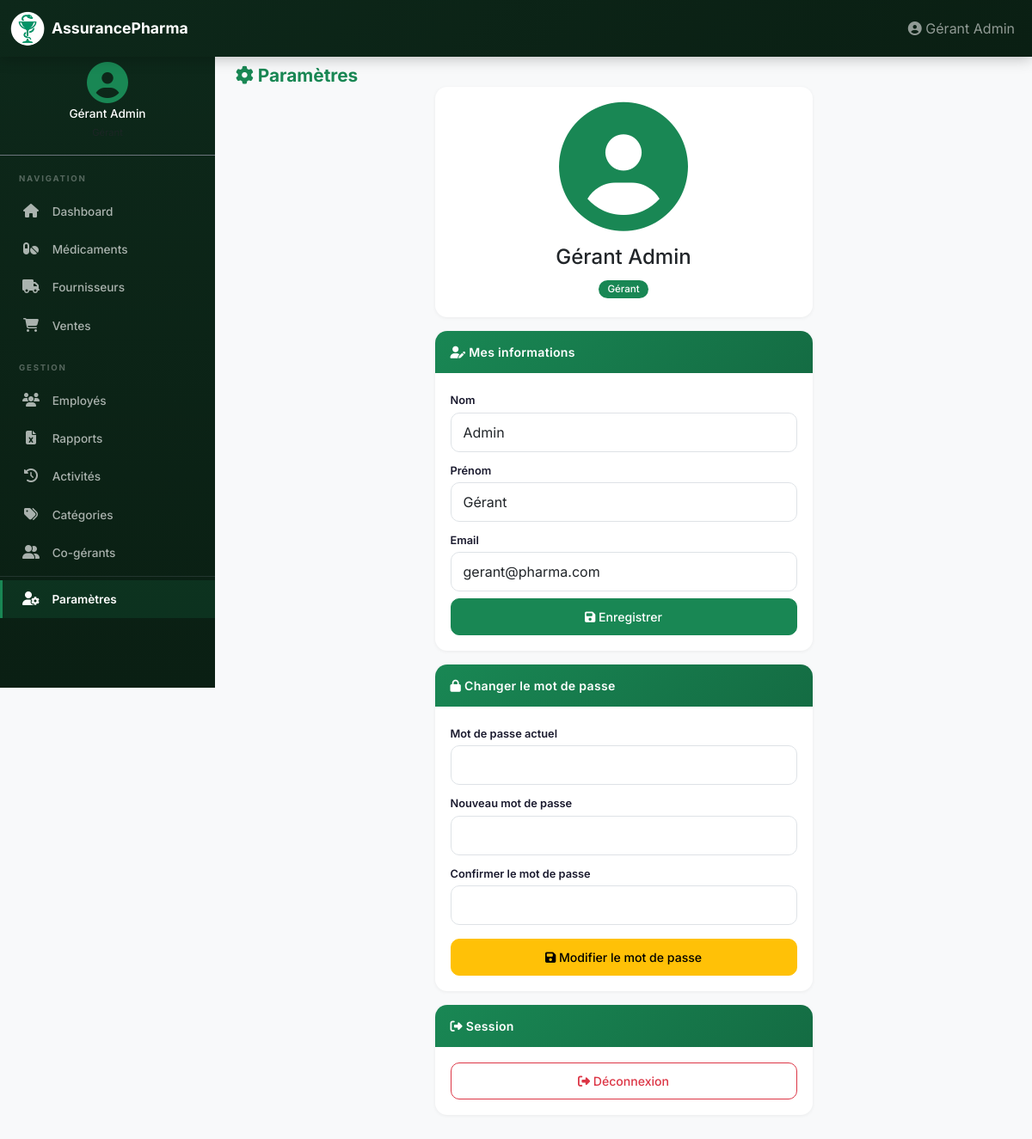
The app's page /profil (signed in) with its own data.
### app/models/__init__.py (models this page shows, shortened)
class User(UserMixin, db.Model):
    __tablename__ = 'users'
    id = db.Column(db.Integer, primary_key=True)
    email = db.Column(db.String(120), unique=True, nullable=False, index=True)
    nom = db.Column(db.String(100), nullable=False)
    prenom = db.Column(db.String(100), nullable=False)
    password_hash = db.Column(db.String(200), nullable=False)
    role = db.Column(db.String(20), default='gerant', nullable=False)
    actif = db.Column(db.Boolean, default=True)
    created_at = db.Column(db.DateTime, default=datetime.utcnow)
    parent_id = db.Column(db.Integer, db.ForeignKey('users.id'))
    medicines = db.relationship('Medicine', backref='gerant', lazy=True)
    suppliers = db.relationship('Supplier', backref='gerant', lazy=True)
    employees = db.relationship('Employee', backref='gerant', lazy=True)
    activities = db.relationship('Activity', backref='user', lazy=True)
    categories = db.relationship('Category', backref='gerant', lazy=True)
    photo = db.Column(db.String(255))

### app/routes/auth.py (the view, shortened to what this page needs)
@auth_bp.route('/profil', methods=['GET', 'POST'])
@login_required
def profil():
    return render_template('auth/profil.html')

### app/models/__init__.py (called while the page is built)
@login_manager.user_loader
def load_user(user_id):
    if user_id.startswith('E'):
        return Employee.query.get(int(user_id[1:]))
    return User.query.get(int(user_id))

### app/templates/auth/profil.html (shortened to what this page needs)
{% extends "base.html" %}
{% block content %}
<div class="fade-in">
  <h1 class="page-title"><i class="fas fa-cog"></i> Paramètres</h1>
  <div class="row justify-content-center">
    <div class="col-md-6">
      <div class="card text-center">
        <div class="card-body">
          <div class="mb-3">
            {% if current_user.photo %}
            <div class="profile-photo-wrap" onclick="document.getElementById('photoInput').click()">
              <img src="{{ url_for('static', filename='uploads/' + current_user.photo) }}" alt="Photo" class="rounded-circle" style="width:150px;height:150px;object-fit:cover;border:4px solid var(--primary);">
              <div class="photo-overlay"><i class="fas fa-camera"></i></div>
            </div>
            {% else %}
            <div class="profile-photo-wrap" onclick="document.getElementById('photoInput').click()">
              <i class="fas fa-user-circle" style="font-size:150px;color:var(--primary);"></i>
            </div>
            {% endif %}
          </div>
          <h4>{{ current_user.prenom }} {{ current_user.nom }}</h4>
          <p class="text-muted mb-1">
            {% if current_user.role is defined and current_user.role in ('gerant', 'co-gerant') %}
              <span class="badge bg-primary">Gérant</span>
            {% else %}
              <span class="badge bg-info">{{ current_user.fonction }}</span>
            {% endif %}
          </p>
        </div>
      </div>
      <div class="card mt-3">
        <div class="card-header"><i class="fas fa-user-edit"></i> Mes informations</div>
        <div class="card-body">
          <form method="POST" class="text-start">
            <div class="mb-2">
              <label class="form-label">Nom</label>
              <input type="text" name="nom" class="form-control" value="{{ current_user.nom }}" required>
            </div>
            <div class="mb-2">
              <label class="form-label">Prénom</label>
              <input type="text" name="prenom" class="form-control" value="{{ current_user.prenom }}" required>
            </div>
            <div class="mb-2">
              <label class="form-label">Email</label>
              <input type="email" name="email" class="form-control" value="{{ current_user.email }}" required>
            </div>
            <button type="submit" class="btn btn-success w-100"><i class="fas fa-save"></i> Enregistrer</button>
          </form>
        </div>
      </div>
      <div class="card mt-3">
        <div class="card-header"><i class="fas fa-lock"></i> Changer le mot de passe</div>
        <div class="card-body">
          <form method="POST" class="text-start">
            <div class="mb-2">
              <label class="form-label">Mot de passe actuel</label>
              <input type="password" name="old_password" class="form-control" required>
            </div>
            <div class="mb-2">
              <label class="form-label">Nouveau mot de passe</label>
              <input type="password" name="new_password" class="form-control" required minlength="4">
            </div>
            <div class="mb-3">
              <label class="form-label">Confirmer le mot de passe</label>
              <input type="password" name="confirm_password" class="form-control" required minlength="4">
            </div>
            <button type="submit" class="btn btn-warning w-100"><i class="fas fa-save"></i> Modifier le mot de passe</button>
          </form>
        </div>
      </div>
      <div class="card mt-3 border-danger">
        <div class="card-header bg-danger"><i class="fas fa-sign-out-alt"></i> Session</div>
        <div class="card-body">
          <a href="{{ url_for('auth.logout') }}" class="btn btn-outline-danger w-100">
            <i class="fas fa-sign-out-alt"></i> Déconnexion
          </a>
        </div>
      </div>
    </div>
  </div>
</div>
{% endblock %}

### app/templates/base.html (shortened to what this page needs)
<!doctype html>
<html lang="fr">
  <head>
    <link href="https://cdn.jsdelivr.net/npm/bootstrap@5.3.0/dist/css/bootstrap.min.css" rel="stylesheet" />
    <link rel="stylesheet" href="https://cdnjs.cloudflare.com/ajax/libs/font-awesome/6.5.0/css/all.min.css" />
    <link rel="stylesheet" href="{{ url_for('static', filename='css/style.css') }}" />
  </head>
  <body>
    <nav class="navbar navbar-expand-lg navbar-dark bg-primary fixed-top">
      <div class="container-fluid">
        <span class="navbar-brand">
          <img src="{{ url_for('static', filename='icons/Coupe_Hygie2.png') }}" alt="Logo" class="logo-img">
          <span class="brand-text">AssurancePharma</span>
        </span>
        <div class="collapse navbar-collapse" id="navbarNav">
          <ul class="navbar-nav ms-auto align-items-center">
            {% if current_user.is_authenticated %}
            <li class="nav-item">
              <span class="nav-link" style="cursor:default">
                <i class="fas fa-user-circle"></i>
                <span class="d-none d-md-inline">{{ current_user.prenom }} {{ current_user.nom }}</span>
              </span>
            </li>
            {% endif %}
          </ul>
        </div>
      </div>
    </nav>
    {% if current_user.is_authenticated %}
    <div class="app-layout">
      <div class="sidebar desktop-only">
        <div class="sidebar-user text-center py-3 border-bottom border-secondary">
          {% if current_user.photo %}
          <img src="{{ url_for('static', filename='uploads/' + current_user.photo) }}" alt="Photo" class="rounded-circle mb-1" style="width:50px;height:50px;object-fit:cover;border:2px solid var(--primary);">
          {% else %}
          <i class="fas fa-user-circle fa-3x mb-1" style="color:var(--primary);"></i>
          {% endif %}
          <h6 class="text-white mb-0" style="font-size:0.85rem;">{{ current_user.prenom }} {{ current_user.nom }}</h6>
          <small class="text-muted" style="font-size:0.7rem;">
          </small>
        </div>
        <div class="sidebar-section">Navigation</div>
        {% if current_user.role is defined and current_user.role in ('gerant', 'co-gerant') %}
        <a class="nav-link {% if request.endpoint == 'dashboard.index' %}active{% endif %}" href="{{ url_for('dashboard.index') }}"><i class="fas fa-home"></i> Dashboard</a>
        <a class="nav-link {% if request.endpoint and request.endpoint.startswith('medicines.') %}active{% endif %}" href="{{ url_for('medicines.list_medicines') }}"><i class="fas fa-pills"></i> Médicaments</a>
        <a class="nav-link {% if request.endpoint and request.endpoint.startswith('suppliers.') %}active{% endif %}" href="{{ url_for('suppliers.list_suppliers') }}"><i class="fas fa-truck"></i> Fournisseurs</a>
        <a class="nav-link {% if request.endpoint and request.endpoint.startswith('sales.') %}active{% endif %}" href="{{ url_for('sales.list_sales') }}"><i class="fas fa-shopping-cart"></i> Ventes</a>
        <div class="sidebar-section">Gestion</div>
        <a class="nav-link {% if request.endpoint and request.endpoint.startswith('employees.') %}active{% endif %}" href="{{ url_for('employees.list_employees') }}"><i class="fas fa-users"></i> Employés</a>
        <a class="nav-link {% if request.endpoint and request.endpoint.startswith('reports.') %}active{% endif %}" href="{{ url_for('reports.index') }}"><i class="fas fa-file-excel"></i> Rapports</a>
        <a class="nav-link {% if request.endpoint and request.endpoint.startswith('activities.') %}active{% endif %}" href="{{ url_for('activities.list_activities') }}"><i class="fas fa-history"></i> Activités</a>
        <a class="nav-link {% if request.endpoint and request.endpoint.startswith('categories.') %}active{% endif %}" href="{{ url_for('categories.list_categories') }}"><i class="fas fa-tags"></i> Catégories</a>
        {% if current_user.role == 'gerant' %}
        <a class="nav-link {% if request.endpoint and 'co_gerant' in request.endpoint %}active{% endif %}" href="{{ url_for('auth.list_co_gerants') }}"><i class="fas fa-user-friends"></i> Co-gérants</a>
        {% endif %}
        <hr class="border-secondary my-1">
        <a class="nav-link {% if request.endpoint == 'auth.profil' %}active{% endif %}" href="{{ url_for('auth.profil') }}"><i class="fas fa-user-cog"></i> Paramètres</a>
        {% endif %}
      </div>
      <div class="main-content">
    {% else %}
    <div class="container-fluid px-0">
    {% endif %}
      {% block content %}{% endblock %}
    {% if current_user.is_authenticated %}
      </div>
    </div>
    {% else %}
    </div>
    {% endif %}
  </body>
</html>

### app/static/css/style.css (style rules this page uses)
:root { --primary: #198754; --primary-dark: #146c43; --primary-light: #d1e7dd; --primary-glow: rgba(25, 135, 84, 0.15); --secondary: #6c757d; --success: #198754; --warning: #ffc107; --danger: #dc3545; --info: #0dcaf0; --dark: #1a1a2e; --gray-100: #f8f9fa; --gray-200: #e9ecef; --gray-300: #dee2e6; --gray-600: #6c757d; --sidebar-width: 250px; --nav-height: 56px; --radius: 14px; --radius-sm: 10px; --shadow: 0 1px 4px rgba(0,0,0,0.06); --shadow-lg: 0 4px 20px rgba(0,0,0,0.1); }
* { box-sizing: border-box; }
body { padding-top: var(--nav-height); font-family: "Inter", "Segoe UI", Tahoma, Geneva, Verdana, sans-serif; background-color: var(--gray-100); color: var(--dark); min-height: 100vh; -webkit-font-smoothing: antialiased; }
.brand-text { font-weight: 700; font-size: 1.1rem; }
.logo-img { width: 40px; height: 40px; border-radius: 50%; object-fit: contain; margin-right: 8px; vertical-align: middle; }
.logo-img { width: 40px; height: 40px; border-radius:50%; object-fit: contain; margin-right: 8px; vertical-align: middle; }
.page-title { font-weight: 700; margin-bottom: 0; font-size: 1.3rem; color: var(--primary); }
.app-layout { display: flex; min-height: calc(100vh - var(--nav-height)); background: var(--gray-100); }
.sidebar { width: var(--sidebar-width); background: linear-gradient(180deg, #0d281a 0%, #0a1f13 100%); flex-shrink: 0; padding-top: 0; position: sticky; top: var(--nav-height); height: calc(100vh - var(--nav-height)); overflow-y: auto; z-index: 100; }
.sidebar .nav-link { color: rgba(255, 255, 255, 0.65); padding: 12px 22px; border-radius: 0; transition: all 0.2s; border-left: 3px solid transparent; font-size: 0.85rem; font-weight: 500; }
.sidebar .nav-link.active { color: white; background: rgba(25, 135, 84, 0.18); border-left-color: var(--primary); font-weight: 600; }
.sidebar .nav-link i { width: 22px; margin-right: 10px; text-align: center; font-size: 1rem; }
.sidebar .sidebar-section { color: rgba(255,255,255,0.3); font-size: 0.6rem; text-transform: uppercase; letter-spacing: 1.8px; padding: 20px 22px 8px; font-weight: 700; }
.sidebar-user { padding: 18px 20px 14px; }
.main-content { flex: 1; padding: 20px 24px; overflow-x: hidden; width: 100%; }
.navbar-dark.bg-primary { background: linear-gradient(135deg, #0d281a 0%, #0a1f13 100%) !important; box-shadow: 0 2px 16px rgba(0, 0, 0, 0.25); }
.navbar-brand { font-weight: 700; display: flex; align-items: center; }
.card { border: none; border-radius: var(--radius); box-shadow: var(--shadow); transition: box-shadow 0.3s, transform 0.2s; margin-bottom: 1rem; overflow: hidden; }
.card-header { background: linear-gradient(135deg, var(--primary) 0%, var(--primary-dark) 100%); color: white; border: none; padding: 14px 18px; font-weight: 600; font-size: 0.88rem; letter-spacing: 0.3px; }
.card-body { padding: 18px; }
.btn { border-radius: 10px; font-weight: 500; padding: 10px 18px; font-size: 0.88rem; transition: all 0.2s; }
.btn-success { background-color: var(--primary); border-color: var(--primary); }
.form-control, .form-select { border-radius: var(--radius-sm); border: 1px solid var(--gray-300); padding: 10px 14px; font-size: 16px; transition: border-color 0.2s, box-shadow 0.2s; }
.form-label { font-weight: 600; color: var(--dark); margin-bottom: 4px; font-size: 0.8rem; }
.badge { padding: 5px 10px; border-radius: 20px; font-weight: 500; font-size: 0.72rem; }
.profile-photo-wrap { position: relative; display: inline-block; cursor: pointer; }
.fade-in { animation: fadeIn 0.3s ease-out; }
.bg-primary { background-color: var(--primary) !important; }

### records on screen
User: prenom "Gérant", nom "Admin", email "gerant@pharma.com"
